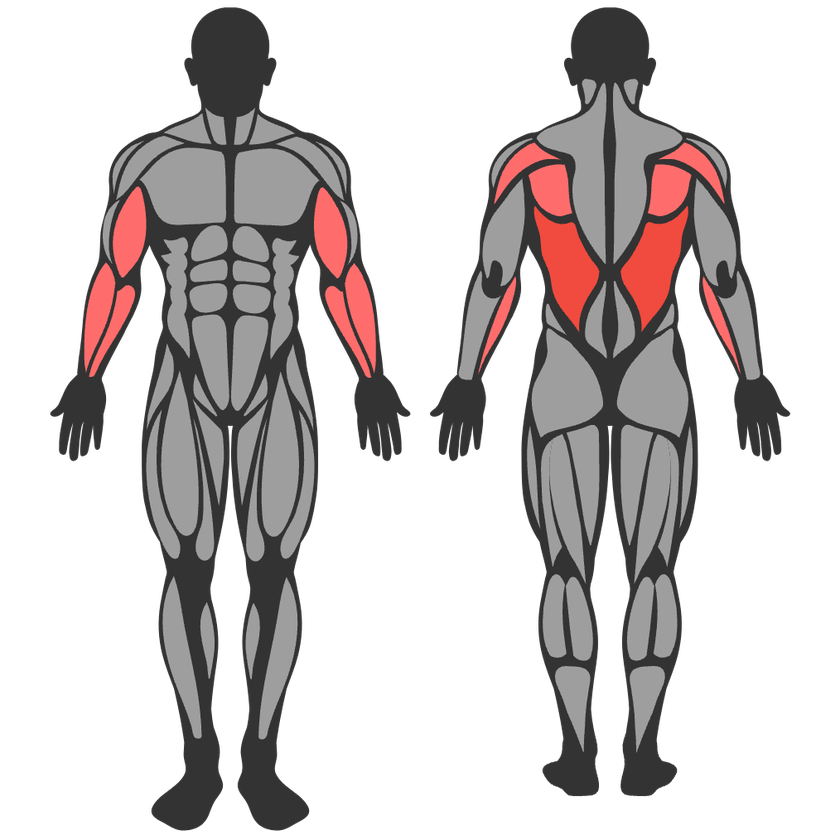
#> input picture apps/web/scripts/trace/reference.png, 840 x 840 px, shrunk from 1014 x 1014 before the run
$ python analyze.py
#> lines starting #> are read from the running program, lines starting #| are printed output that depends on the picture; after the words box and inside, x2 and y2 are one past the last pixel; in counts of white or black regions, pixels touching at a corner belong together
"""Step 1-3 of the trace: split figures, extract muscle islands and silhouettes.

TRACE_REF / TRACE_BUILD / TRACE_ISLAND_LUM select an alternate source and the
grey/separator split point for it — the female reference is a soft-shaded raster
(JPEG, not a flat vector), so its separator network sits at a higher luminance
than the male artwork's flat #333333 ink and needs its own threshold.
"""
import numpy as np
from PIL import Image
from scipy import ndimage

import os
_HERE = os.path.dirname(os.path.abspath(__file__))
T = os.path.join(_HERE, os.environ.get('TRACE_BUILD', 'build')) + os.sep
os.makedirs(T, exist_ok=True)
REF = os.path.join(_HERE, os.environ.get('TRACE_REF', 'reference.png'))
ISLAND_LUM = float(os.environ.get('TRACE_ISLAND_LUM', '90'))

im = Image.open(REF).convert('RGBA')
#> im is the input picture: PIL image 840x840 RGBA; mean R, G, B, A 42.1, 36.9, 36.7, 90
a = np.array(im).astype(int)
R, G, B, A = a[:, :, 0], a[:, :, 1], a[:, :, 2], a[:, :, 3]
#> R: shape (840, 840) int64; 232 distinct labels, from 0 to 255
#> G: shape (840, 840) int64; 152 distinct labels, from 0 to 255
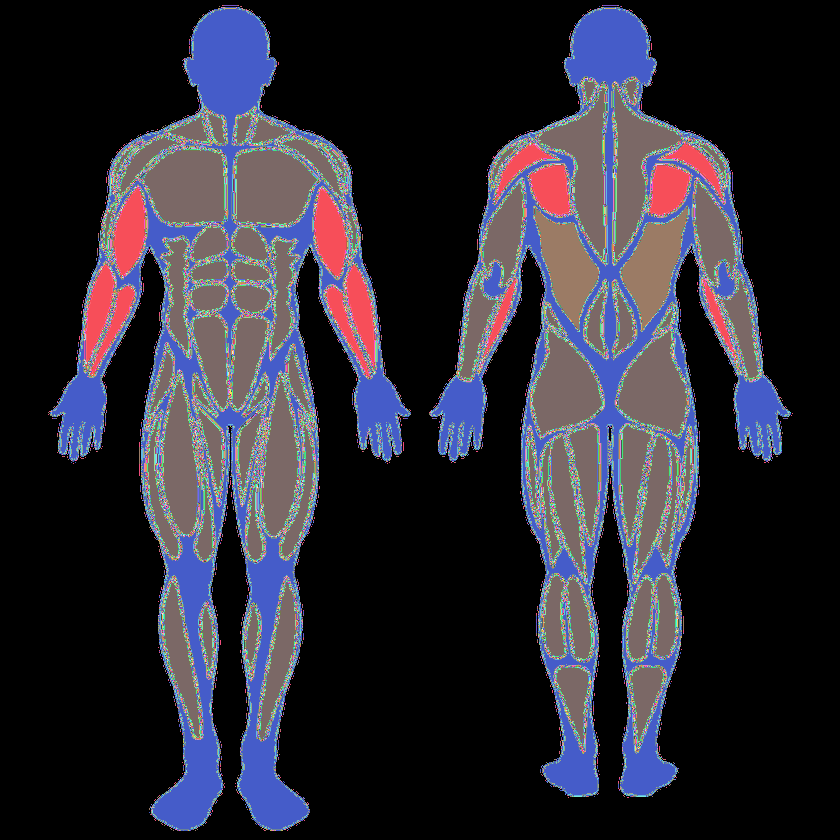
#> B: shape (840, 840) int64; 152 distinct labels, from 0 to 255; one colour per label, 0 black
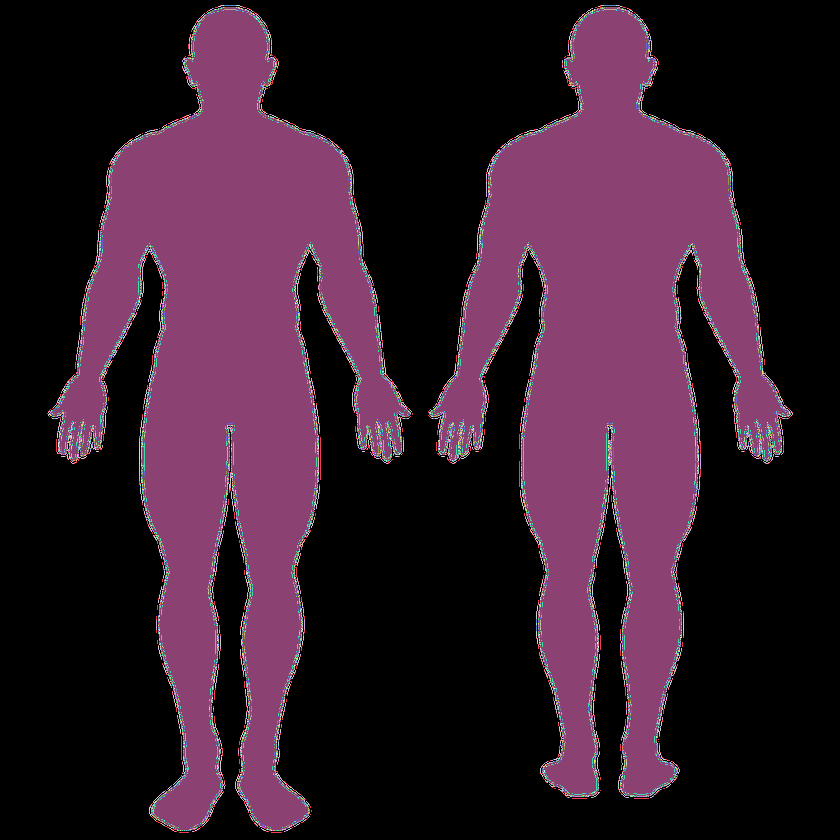
#> A: shape (840, 840) int64; 256 distinct labels, from 0 to 255; one colour per label, 0 black
lum = 0.299 * R + 0.587 * G + 0.114 * B

ink = A > 128                      # the figure, including dark separator ink
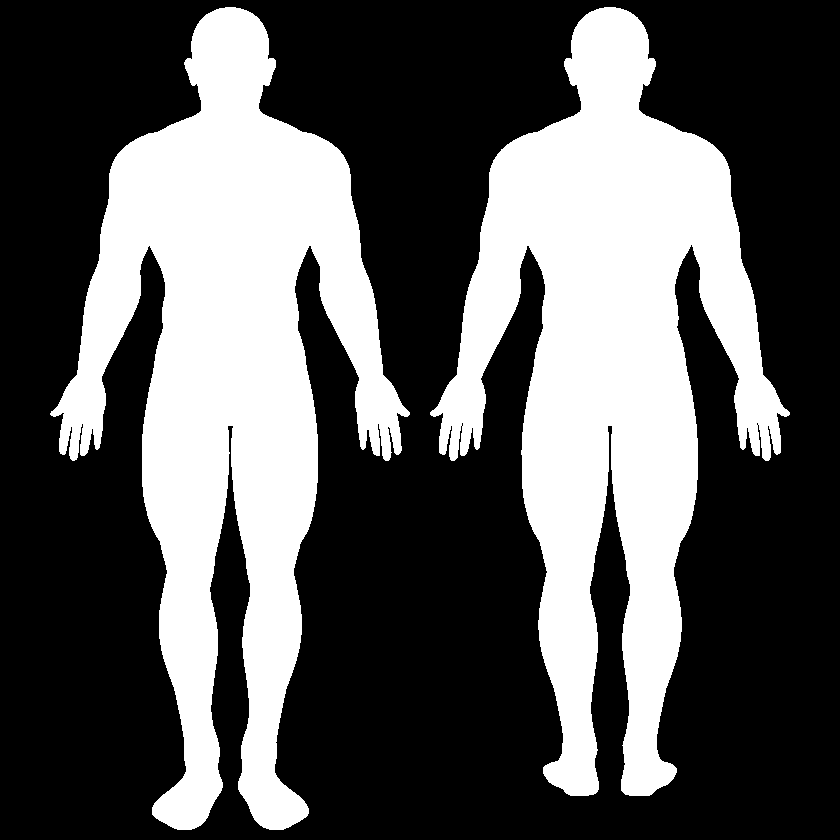
#> ink: shape (840, 840) bool; 35.3% white; 2 white regions, box (x1, y1, x2, y2) and area: (50, 7, 410, 830) 126116, (430, 7, 790, 796) 122948
island = ink & (lum > ISLAND_LUM)  # grey + both reds = muscle islands
#> island: shape (840, 840) bool; 19.3% white; 80 white regions, largest, box (x1, y1, x2, y2) and area: (140, 148, 226, 225) 5393, (234, 148, 319, 226) 5345, (537, 83, 607, 264) 5139

print('image', im.size, 'opaque px', int(ink.sum()))
#| image (840, 840) opaque px 249064

# --- palette census (verify REQ's numbers) ---------------------------------
op = ink
cols, counts = np.unique(np.stack([R[op], G[op], B[op]], 1), axis=0, return_counts=True)
#> cols = 1669 rows, first 8: [28, 44, 44], [28, 45, 45], [29, 44, 44], [29, 44, 45], [29, 45, 45], [29, 48, 50], [30, 45, 45], [30, 45, 46]; counts = 1669 values, max 80330 at index 914, min 1 at index 1, mean 149.2
order = np.argsort(-counts)
#> order = 1669 values, max 1668 at index 1666, min 0 at index 886, mean 834
tot = counts.sum()
#> tot = 249064
print('\ntop colours over opaque pixels:')
cum = 0
for i in order[:10]:
    c = cols[i]; n = counts[i]; cum += n
    print('  #%02X%02X%02X  %6.2f%%  (lum %.0f)' % (c[0], c[1], c[2], 100 * n / tot, 0.299*c[0]+0.587*c[1]+0.114*c[2]))
#> this loop made 10 passes
#> (i, c, n, cum) on passes 1 to 10: (914, [158, 158, 158], 80330, 80330), (193, [51, 51, 51], 68816, 149146), (1626, [254, 109, 108], 11072, 160218), (204, [52, 52, 52], 7523, 167741), (1466, [241, 74, 63], 6592, 174333), (182, [50, 50, 50], 5660, 179993), (910, [157, 157, 157], 5445, 185438), (212, [53, 53, 53], 4183, 189621), (903, [156, 156, 156], 2426, 192047), (172, [49, 49, 49], 2191, 194238)
#|   #9E9E9E   32.25%  (lum 158)
#|   #333333   27.63%  (lum 51)
#|   #FE6D6C    4.45%  (lum 152)
#|   #343434    3.02%  (lum 52)
#|   #F14A3F    2.65%  (lum 123)
#|   #323232    2.27%  (lum 50)
#|   #9D9D9D    2.19%  (lum 157)
#|   #353535    1.68%  (lum 53)
#> (further printed lines are left out)
#> after the loop, cum = 194238
print('  top10 cumulative %.2f%%' % (100 * cum / tot))
#|   top10 cumulative 77.99%

# --- step 1: split the two figures -----------------------------------------
lab, n = ndimage.label(ink)
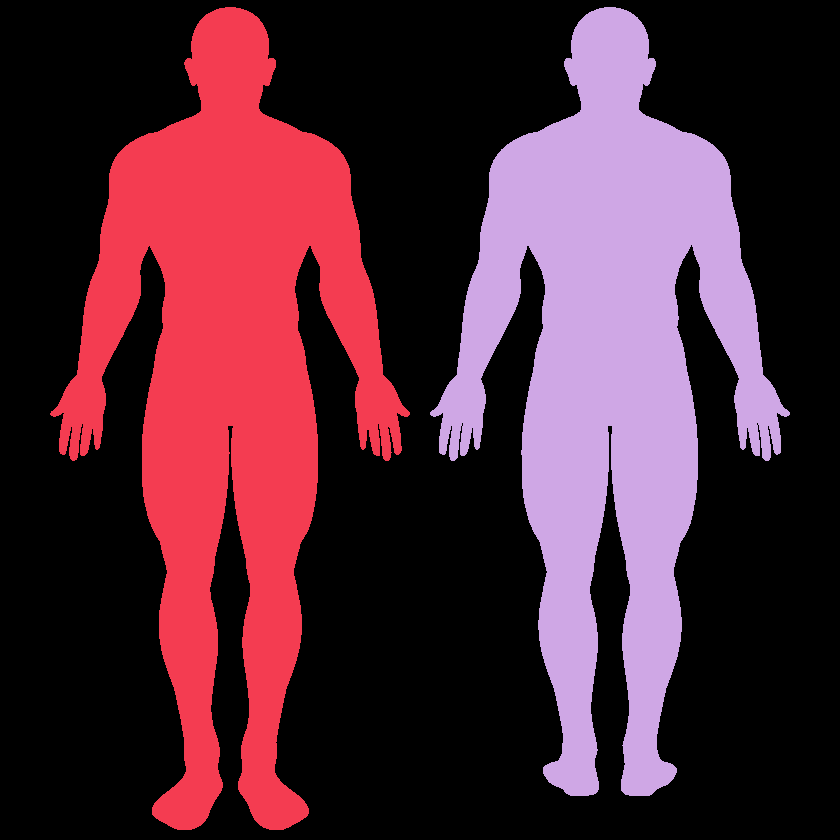
#> lab: shape (840, 840) int32; 3 distinct labels, from 0 to 2; one colour per label, 0 black
#> n = 2
sizes = ndimage.sum(ink, lab, range(1, n + 1))
#> sizes = [126116, 122948]
big = np.argsort(-sizes)[:4] + 1
#> big = [1, 2]
print('\nlargest ink components:', [(int(i), int(sizes[i-1])) for i in big])
#| largest ink components: [(1, 126116), (2, 122948)]
figs = sorted(big[:2], key=lambda i: ndimage.center_of_mass(ink, lab, i)[1])  # by x
#> figs = [1, 2]
names = ['front', 'back']
fig_masks = {}
for nm, i in zip(names, figs):
    m = lab == i
    ys, xs = np.where(m)
    bbox = (int(xs.min()), int(ys.min()), int(xs.max()) + 1, int(ys.max()) + 1)
    fig_masks[nm] = (m, bbox)
    print(f'{nm}: bbox {bbox}  w={bbox[2]-bbox[0]} h={bbox[3]-bbox[1]} aspect {(bbox[2]-bbox[0])/(bbox[3]-bbox[1]):.4f}  px={int(m.sum())}')
#> this loop made 2 passes
#> (nm, i, bbox) on passes 1 to 2: ('front', 1, (50, 7, 410, 830)), ('back', 2, (430, 7, 790, 796))
#| front: bbox (50, 7, 410, 830)  w=360 h=823 aspect 0.4374  px=126116
#| back: bbox (430, 7, 790, 796)  w=360 h=789 aspect 0.4563  px=122948
#> after the loop, fig_masks = 2 items

# --- step 2: islands per figure --------------------------------------------
MIN = 40
report = {}
for nm, (fm, bbox) in fig_masks.items():
    im_mask = island & fm
    l2, n2 = ndimage.label(im_mask)
    sz = ndimage.sum(im_mask, l2, range(1, n2 + 1))
    keep = [i + 1 for i in range(n2) if sz[i] >= MIN]
    drop = [(i + 1, int(sz[i])) for i in range(n2) if sz[i] < MIN]
    print(f'\n{nm}: {n2} raw island components, {len(keep)} >= {MIN}px, {len(drop)} dropped')
    for j, s in drop:
        cy, cx = ndimage.center_of_mass(im_mask, l2, j)
        print(f'    dropped comp {j}: {s}px at ({cx:.0f},{cy:.0f})')
    report[nm] = (l2, keep, sz)
    # size histogram of kept
    ks = sorted([int(sz[i - 1]) for i in keep])
    print('    kept sizes: min %d  median %d  max %d' % (ks[0], ks[len(ks)//2], ks[-1]))
#> this loop made 2 passes
#> (nm, bbox, n2, drop) on passes 1 to 2: ('front', (50, 7, 410, 830), 47, [(7, 2), (23, 1), (42, 2)]), ('back', (430, 7, 790, 796), 39, [(9, 1), (22, 1), (33, 1)])
#| front: 47 raw island components, 44 >= 40px, 3 dropped
#|     dropped comp 7: 2px at (142,141)
#|     dropped comp 23: 1px at (348,263)
#|     dropped comp 42: 2px at (266,420)
#|     kept sizes: min 276  median 1110  max 5393
#| back: 39 raw island components, 36 >= 40px, 3 dropped
#|     dropped comp 9: 1px at (559,159)
#|     dropped comp 22: 1px at (718,296)
#|     dropped comp 33: 1px at (679,526)
#|     kept sizes: min 218  median 1653  max 5139
#> pass 1, `l2, n2 = ndimage.label(im_mask)`:
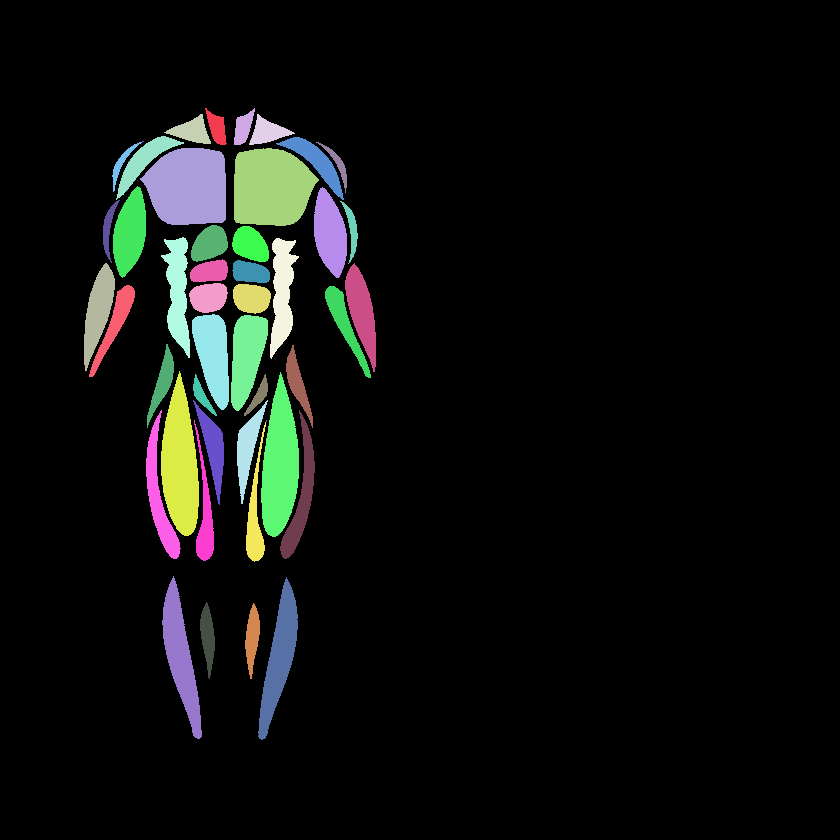
#> l2: shape (840, 840) int32; 48 distinct labels, from 0 to 47; one colour per label, 0 black
#> pass 2, `l2, n2 = ndimage.label(im_mask)`:
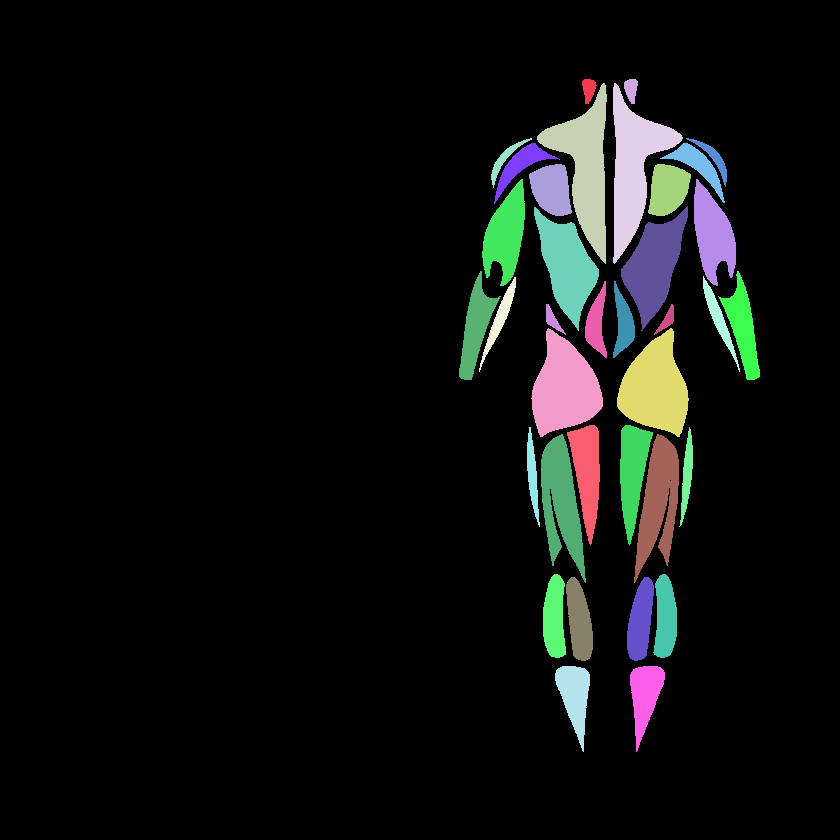
#> l2: shape (840, 840) int32; 40 distinct labels, from 0 to 39; one colour per label, 0 black
#> after the loop, report = 2 items

# counts at the >=60px threshold REQ quoted
for nm, (l2, keep, sz) in report.items():
    n60 = sum(1 for i in keep if sz[i - 1] >= 60)
    print(f'{nm}: {n60} islands >= 60px')
#> this loop made 2 passes
#> (nm, n60) on passes 1 to 2: ('front', 44), ('back', 36)
#| front: 44 islands >= 60px
#| back: 36 islands >= 60px

np.save(T + 'ink.npy', ink)
np.save(T + 'island.npy', island)
